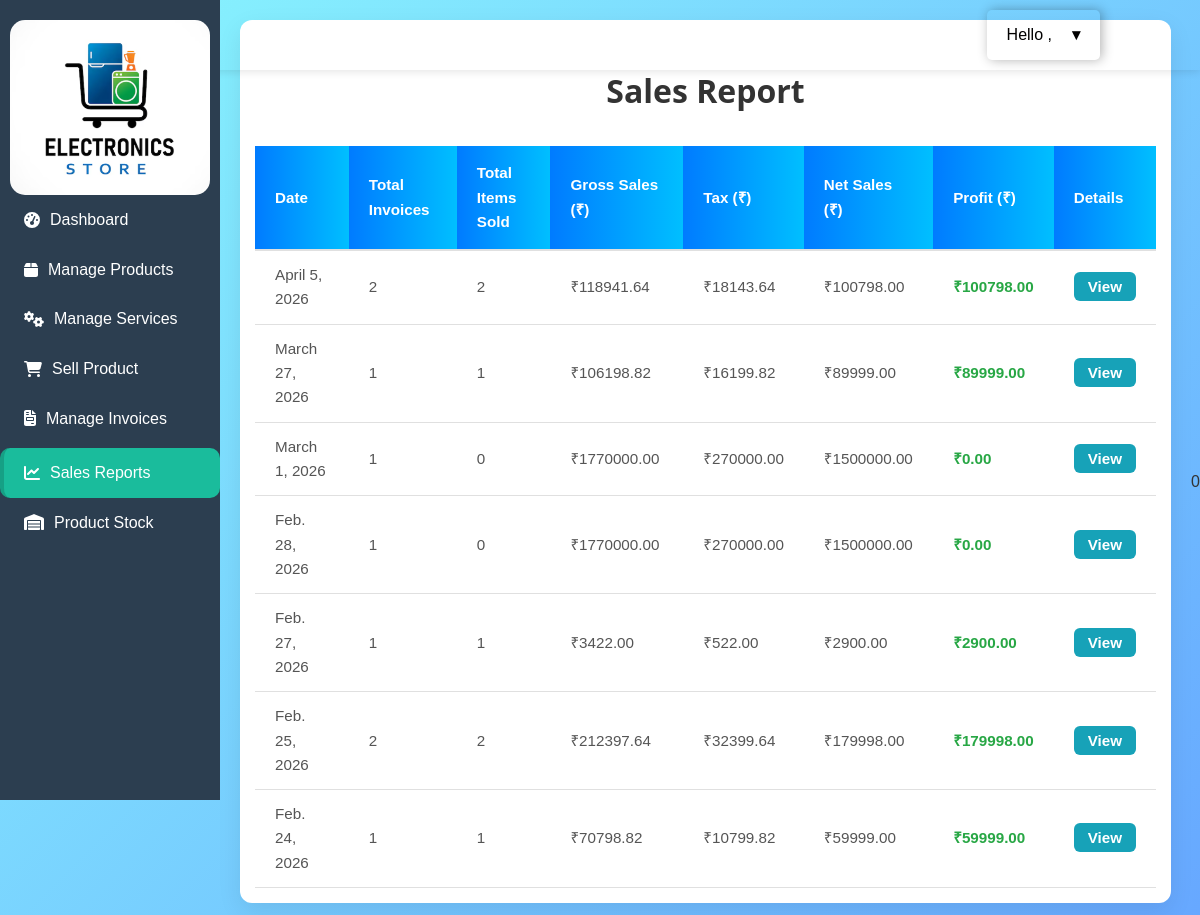
Screenshot of /sales_report/ with the database file from the repository.
### core/models.py (models this page shows, shortened)
class Invoice(models.Model):
    In_id = models.AutoField(primary_key=True)
    customer = models.ForeignKey(Customer, on_delete=models.CASCADE)
    issued_date = models.DateTimeField(default=timezone.now)
    payment_method = models.CharField(max_length=20)
    total_amount = models.DecimalField(max_digits=10, decimal_places=2, default=0.00)
    tax_amount = models.DecimalField(max_digits=10, decimal_places=2, default=0.00)

### core/views.py (the view)
# urls.py: path('sales_report/', views.sales_reports, name='sales_report'),
def sales_reports(request):
    invoices = (
        Invoice.objects
        .annotate(day=TruncDate("issued_date"))
        .values("day")
        .annotate(
            total_invoices=Count("In_id"),
            gross_sales=Sum("total_amount"),
            tax=Sum("tax_amount"),
        )
        .order_by("-day")
    )
    report = []
    for inv in invoices:
        items = InvoiceItem.objects.filter(
            invoice__issued_date__date=inv["day"]
        ).aggregate(
            total_items=Sum("quantity"),
            profit=Sum("total")  # adjust if you store cost price
        )
        report.append({
            "date": inv["day"],
            "total_invoices": inv["total_invoices"],
            "total_items": items["total_items"] or 0,
            "gross_sales": inv["gross_sales"] or 0,
            "tax": inv["tax"] or 0,
            "net_sales": (inv["gross_sales"] or 0) - (inv["tax"] or 0),
            "profit": items["profit"] or 0,
        })
    return render(
        request,
        "core/owner/sales_report/sales_reports.html",
        {"report": report}
    )

### core/views.py (called while the page is built)
def shopowner_context(request):
    owner = None
    if request.session.get('shopowner_id'):
        owner = ShopOwner.objects.filter(
            sw_id=request.session['shopowner_id']
        ).first()
    return {
        'shopowner': owner
    }

### core/templates/core/owner/sales_report/sales_reports.html
{% extends "core/base.html" %} {% load static %} {% block content %}
<link rel="stylesheet" href="{% static 'core/css/report_stock.css' %}" />
<div class="table-wrapper">
  <h3 class="page-title">Sales Report</h3>
  <table class="table report-table">
    <thead>
      <tr>
        <th>Date</th>
        <th>Total Invoices</th>
        <th>Total Items Sold</th>
        <th>Gross Sales (₹)</th>
        <th>Tax (₹)</th>
        <th>Net Sales (₹)</th>
        <th>Profit (₹)</th>
        <th>Details</th>
      </tr>
    </thead>
    <tbody>
      {% for row in report %}
      <tr>
        <td>{{ row.date }}</td>
        <td>{{ row.total_invoices }}</td>
        <td>{{ row.total_items }}</td>
        <td>₹{{ row.gross_sales | floatformat:2}}</td>
        <td>₹{{ row.tax | floatformat:2}}</td>
        <td>₹{{ row.net_sales | floatformat:2 }}</td>
        <td class="profit">₹{{ row.profit | floatformat:2}}</td>
        <td>
          <a href="{% url 'sales_day_detail' row.date %}" class="btn-view">
            View
          </a>
        </td>
      </tr>
      {% empty %}
      <tr>
        <td colspan="8" class="text-center text-muted">
          No sales data available
        </td>
      </tr>
      {% endfor %}
    </tbody>
  </table>
</div>
{% endblock %}

### core/static/core/css/style.css (style rules this page uses)
* { margin: 0; padding: 0; box-sizing: border-box; }
body { font-family: 'Segoe UI', Tahoma, Geneva, Verdana, sans-serif; background-color: #f5f7fa; color: #333; line-height: 1.6; }

### core/static/core/css/login.css (style rules this page uses)
body { font-family: "Segoe UI", Tahoma, Geneva, Verdana, sans-serif; background: linear-gradient(135deg, #89f7fe 0%, #66a6ff 100%); min-height: 100vh; margin: 0; display: flex; align-items: center; justify-content: center; }

### core/static/core/css/base.css (style rules this page uses)
body { display: flex; margin: 0; font-family: Arial, sans-serif; }

### core/static/core/css/report_stock.css (style rules this page uses)
.page-title { font-size: 2rem; font-weight: 700; color: #333; text-align: center; margin: 30px 0; font-family: 'Segoe UI', Tahoma, Geneva, Verdana, sans-serif; }
.table-wrapper { max-width: 1200px; margin: 0 auto 40px auto; overflow-x: auto; border-radius: 12px; box-shadow: 0 8px 25px rgba(0,0,0,0.08); background: #fff; padding: 15px; }
.report-table { width: 100%; border-collapse: collapse; font-size: 0.95rem; }
.report-table th { padding: 15px 20px; background: linear-gradient(90deg, #007bff, #00bfff); color: #fff; font-weight: 600; text-align: left; border-bottom: 2px solid #e0e0e0; }
.report-table td { padding: 12px 20px; border-bottom: 1px solid #e0e0e0; color: #555; vertical-align: middle; }
.report-table td.profit { font-weight: 600; color: #28a745; }
.btn-view { padding: 6px 14px; border-radius: 6px; background-color: #17a2b8; color: #fff; font-weight: 600; text-decoration: none; transition: 0.3s; }

### rows the page displays
Invoice: date "March 27, 2026", total_invoices "1", total_items "1", gross_sales "106198.82", tax "16199.82", net_sales "89999.00", profit "89999.00"
Invoice: date "March 1, 2026", total_invoices "1", total_items "0", gross_sales "1770000.00", tax "270000.00", net_sales "1500000.00", profit "0.00"
Invoice: date "Feb. 28, 2026", total_invoices "1", total_items "0", gross_sales "1770000.00", tax "270000.00", net_sales "1500000.00", profit "0.00"
Invoice: date "Feb. 27, 2026", total_invoices "1", total_items "1", gross_sales "3422.00", tax "522.00", net_sales "2900.00", profit "2900.00"
Invoice: date "Feb. 24, 2026", total_invoices "1", total_items "1", gross_sales "70798.82", tax "10799.82", net_sales "59999.00", profit "59999.00"

### other values shown
{{ row.date }} "April 5, 2026" "Feb. 25, 2026"
{{ row.total_invoices }} "2" "2"
{{ row.total_items }} "2" "2"
{{ row.gross_sales | floatformat:2 }} "118941.64" "212397.64"
{{ row.tax | floatformat:2 }} "18143.64" "32399.64"
{{ row.net_sales | floatformat:2 }} "100798.00" "179998.00"
{{ row.profit | floatformat:2 }} "100798.00" "179998.00"
